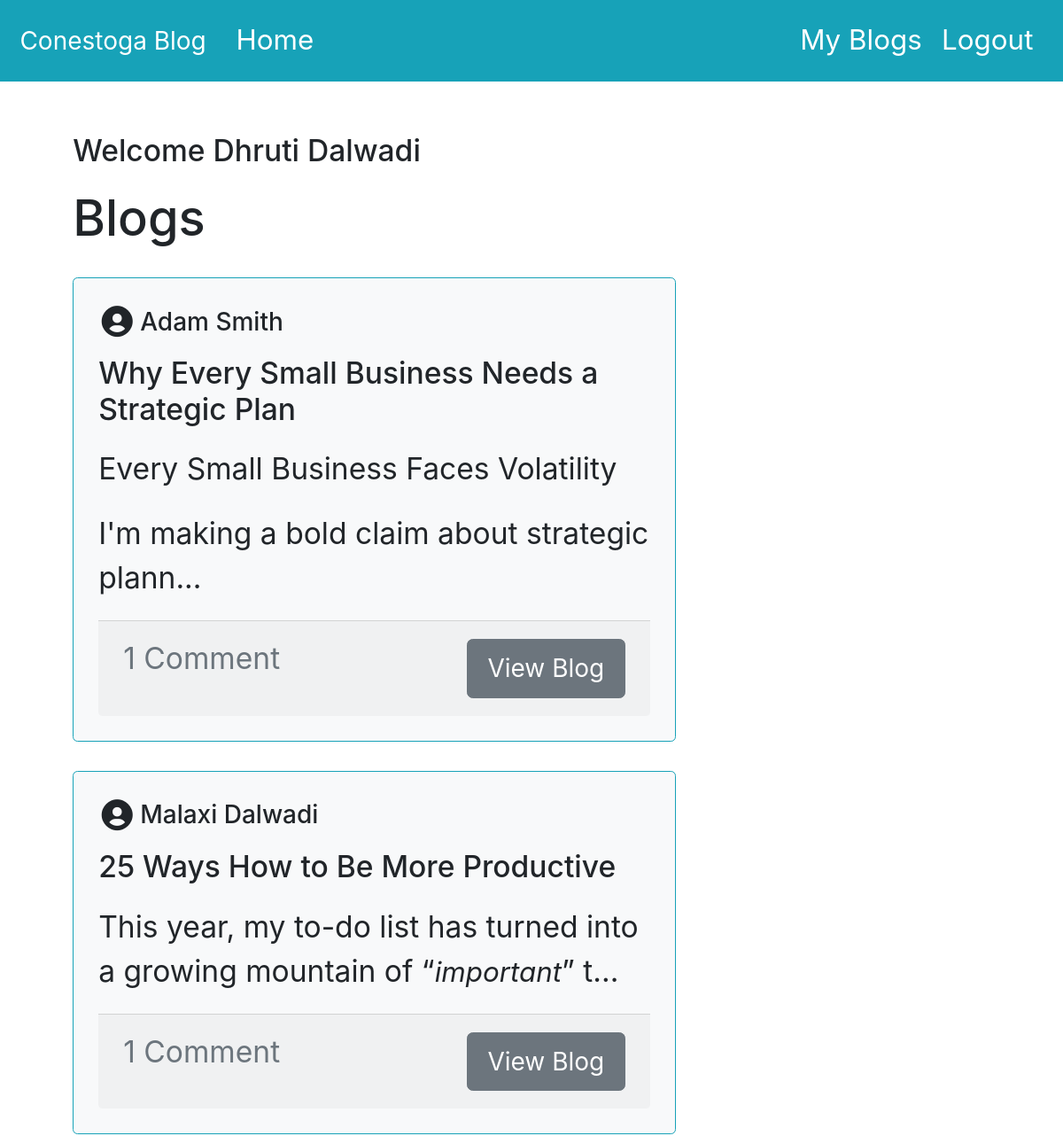
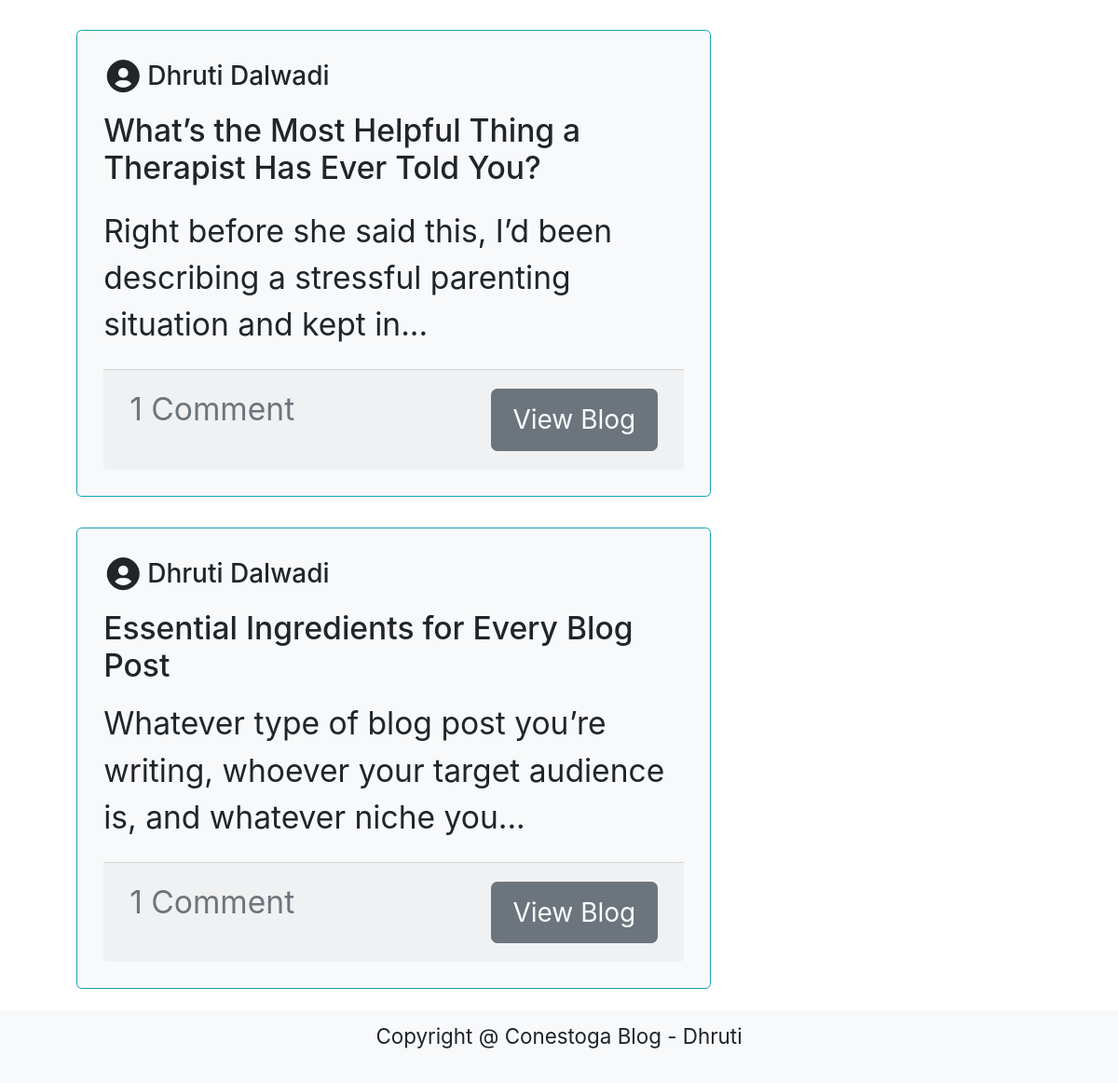
Screenshot of /conestoga_blog/home/index.php (signed in) with the database file from the repository (2 pictures, top to bottom).
### tables this page shows
CREATE TABLE IF NOT EXISTS `posts` (
  `post_id` int NOT NULL AUTO_INCREMENT,
  `title` varchar(255) NOT NULL,
  `description` text NOT NULL,
  `created_by` int NOT NULL,
  `created_at` datetime NOT NULL DEFAULT CURRENT_TIMESTAMP,
  `total_likes` int NOT NULL DEFAULT '0',
  `total_comments` int NOT NULL DEFAULT '0',
  `updated_at` datetime NOT NULL,
  `status` enum('Active','Inactive') NOT NULL DEFAULT 'Active',
  `is_deleted` tinyint(1) NOT NULL DEFAULT '0',
  PRIMARY KEY (`post_id`)
);

CREATE TABLE IF NOT EXISTS `users` (
  `user_id` int NOT NULL AUTO_INCREMENT,
  `first_name` varchar(100) NOT NULL,
  `last_name` varchar(100) NOT NULL,
  `email_id` varchar(100) NOT NULL,
  `password` varchar(255) NOT NULL,
  `created_at` datetime NOT NULL DEFAULT CURRENT_TIMESTAMP,
  PRIMARY KEY (`user_id`)
);

### conestoga_blog/home/index.php (the view, shortened to what this page needs)
<?php
include_once('../db.php');
$query = "SELECT posts.post_id,posts.title,posts.description,posts.total_comments,users.first_name,users.last_name FROM posts LEFT JOIN users ON users.user_id = posts.created_by WHERE is_deleted = 0 AND status ='Active' ORDER BY posts.created_at DESC";
$result = mysqli_query($conn,$query);
$posts =mysqli_fetch_all($result,MYSQLI_ASSOC);
?>
<?php include '../common/header.php'; ?>
<section class="row justify-content-left section-margin mr-5 ml-5 mb-5">
    <?php if(sizeof($posts) > 0){ ?>
    <div class="col-md-8 mb-3">
        <?php if(isset($_SESSION['userName'])){ ?>
        <h4>Welcome <?php echo $_SESSION['userName']; ?></h4>
        <?php } ?>
        <h1 class="mt-3">Blogs</h1>
    </div>
    <?php foreach ($posts as $post) { ?>
    <div class="col-md-8 mb-4">
        <div class="card bg-light border-info">
            <div class="card-body">
                <h5 class="card-title d-flex align-items-center">
                    <i class="bx bxs-user-circle" style="font-size: 1.5em; margin-right: 5px;"></i>
                    <?php echo $post['first_name']. " ".$post['last_name']; ?>
                </h5>
                <h4 class="card-title"><?php echo $post['title']; ?></h4>
                <p class="card-text">
                    <?php
                    if(strlen($post['description']) > 100){
                        echo substr($post['description'], 0, 100) . "...";
                    }else{
                        echo $post['description'];
                    }?>
                </p>
                <div class="card-footer text-muted d-flex justify-content-between align-items-center">
                    <p class="card-text">
                        <?php echo ($post['total_comments']) > 0 ? ($post['total_comments'] > 1 ? $post['total_comments'] ." Comments" : "1 Comment") :"No Comments Yet"; ?>
                    </p>
                    <a href="../posts/postDetail.php?postId=<?php echo $post['post_id']; ?>"
                        class="btn btn-secondary btn-lg">View
                        Blog</a>
                </div>
            </div>
        </div>
    </div>
    <?php }
    }else{
        echo "No Blogs Yet";
    }
    ?>
</section>
<?php include '../common/footer.php'; ?>

### conestoga_blog/css/style.css (style rules this page uses)
* { font-size: 1.4rem; box-sizing: border-box; }
p { font-size: 1.5rem; }
.section-margin { margin-top: 150px; }

### rows the page displays
posts: users.first_name "Adam", users.last_name "Smith", title "Why Every Small Business Needs a Strategic Plan", description "Every Small Business Faces Volatility I'm making a bold claim about strategic plann", total_comments "1 Comment"
posts: users.first_name "Malaxi", users.last_name "Dalwadi", title "25 Ways How to Be More Productive", description "This year, my to-do list has turned into a growing mountain of “ important ” t", total_comments "1 Comment"
posts: users.first_name "Dhruti", users.last_name "Dalwadi", title "What’s the Most Helpful Thing a Therapist Has Ever Told You?", description "Right before she said this, I’d been describing a stressful parenting situation and kept in", total_comments "1 Comment"
posts: users.first_name "Dhruti", users.last_name "Dalwadi", title "Essential Ingredients for Every Blog Post", description "Whatever type of blog post you’re writing, whoever your target audience is, and whatever niche you", total_comments "1 Comment"

### other values shown
$_SESSION['userName'] "Dhruti Dalwadi"
